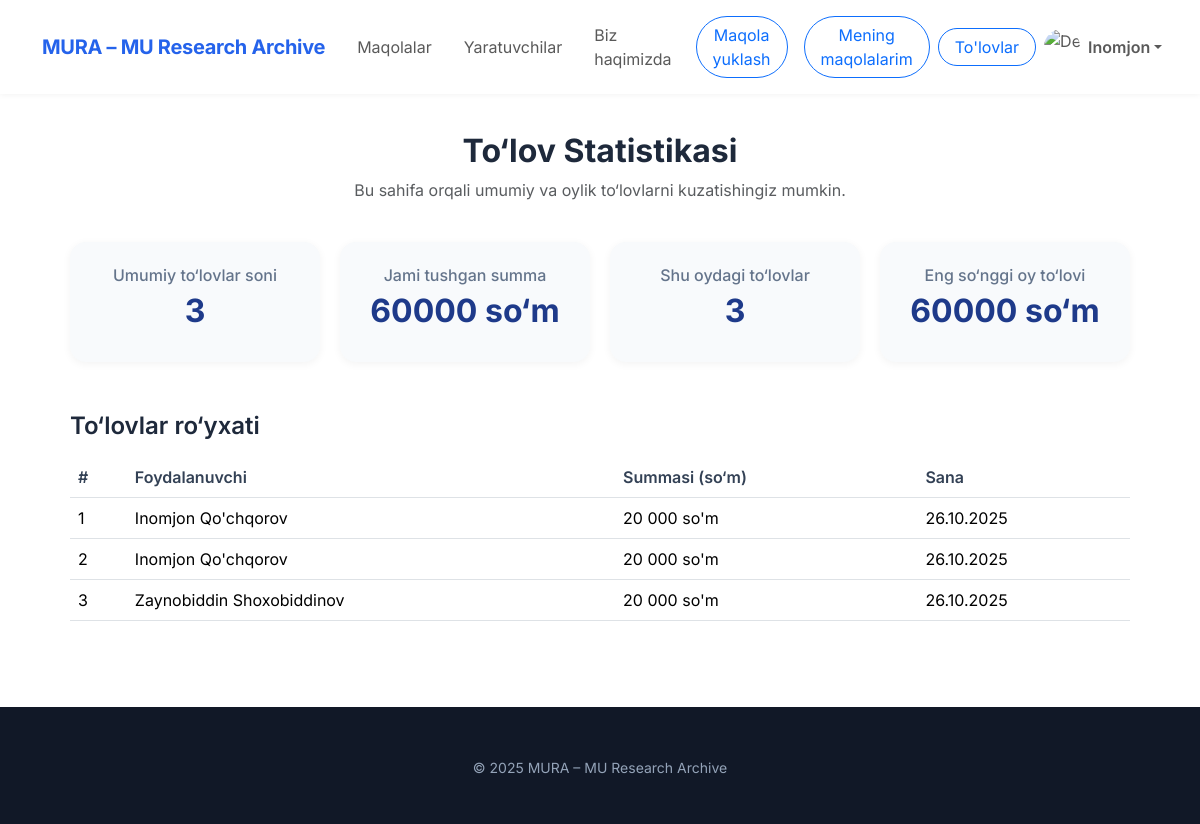
/payment-stats/ (signed in), run on the app's committed database.
### main/models.py (models this page shows, shortened)
class CustomUser(AbstractUser):
    avatar = models.ImageField(upload_to='media/avatars/', null=True, blank=True)

class Payment(models.Model):
    check_image = models.ImageField('checks/')
    paper = models.ForeignKey(Paper, on_delete=models.CASCADE)
    is_accepted = models.BooleanField(default=False)
    status = models.IntegerField(choices=[(1, 'sent'), (2, 'approved'), (3, 'denied')], default=1)
    paid_at = models.DateTimeField(auto_now_add=True)

class Paper(models.Model):
    STATUS_CHOICES = [
        (1, 'draft'),
        (2, 'on_process'),
        (3, 'declined'),
        (4, 'accepted'),
        (5, 'payment_process'),
        (6, 'blocked')
    ]
    owner = models.ForeignKey(CustomUser, on_delete=models.CASCADE)
    category = models.ForeignKey('Category', on_delete=models.SET_NULL, null=True)
    title = models.CharField(
        max_length=100,
        validators=[MinLengthValidator(1)],
        help_text="Sarlavha 10–255 belgidan iborat bo‘lishi kerak."
    )
    summary = models.TextField(
        max_length=500,
        validators=[MinLengthValidator(100)],
        help_text="Qisqacha mazmun kamida 100 ta belgidan iborat bo‘lishi kerak."
    )
    intro = models.TextField(
        max_length=500,
        validators=[MinLengthValidator(100)],
        help_text="Kirish qismi kamida 100 ta belgidan iborat bo‘lishi kerak."
    )
    file = models.FileField(upload_to='pdfs/')
    status = models.IntegerField(
        choices=STATUS_CHOICES,
        default=1,
        help_text="Maqolaning joriy holatini tanlang."
    )
    published_at = models.DateField(auto_now=True)
    keywords = models.CharField(
        max_length=100,
        validators=[MinLengthValidator(10)],
        help_text="Kalit so‘zlar 10–300 belgidan iborat bo‘lishi kerak."
    )
    pages = models.IntegerField(
        null=True,
        blank=True,
        help_text="Betlar soni 3–50 oralig‘ida bo‘lishi kerak."
    )
    organization = models.CharField(
        max_length=120,
        validators=[MinLengthValidator(1)],
        null=True,
        blank=True,
        help_text="Tashkilot nomi 5–120 belgidan iborat bo‘lishi kerak."
    )
    paid_at = models.DateTimeField(null=True, blank=True)
    reject_count = models.IntegerField(default=0)

### main/views.py (the view)
# urls.py: path('payment-stats/', payments_stats, name='payments_stats'),
@login_required(redirect_field_name='login')
def payments_stats(request):
    if request.user.is_superuser:
        now = timezone.now()
        total_payments = models.Payment.objects.filter(status = 2).count()
        total_sum = total_payments*20000
        monthly_payments = models.Payment.objects.filter(paid_at__year = now.year, paid_at__month = now.month, status = 2).count()
        monthly_sum = monthly_payments*20000
        payments = models.Payment.objects.filter(status = 2).order_by('-paid_at')
        context = {
            'total':total_payments,
            'total_sum':total_sum,
            'monthly':monthly_payments,
            'monthly_sum':monthly_sum,
            'payments':payments
        }
    else:
        return redirect('main')
    return render(request, 'payment-stats.html', context)

### templates/payment-stats.html (shortened to what this page needs)
{% extends "base.html" %}
{% load static %}
{% block style %}
<link href="https://cdn.jsdelivr.net/npm/bootstrap@5.3.3/dist/css/bootstrap.min.css" rel="stylesheet">
<link rel="stylesheet" href="{% static 'main/css/papers.css' %}">
{% endblock %}
{% block content %}
<section class="stats-container">
  <div class="stats-header">
    <h2 class="fw-bold">To‘lov Statistikasi</h2>
    <p class="text-muted">Bu sahifa orqali umumiy va oylik to‘lovlarni kuzatishingiz mumkin.</p>
  </div>
  <div class="stats-cards">
    <div class="stats-card">
      <h5>Umumiy to‘lovlar soni</h5>
      <h2>{{ total }}</h2>
    </div>
    <div class="stats-card">
      <h5>Jami tushgan summa</h5>
      <h2>{{ total_sum }} so‘m</h2>
    </div>
    <div class="stats-card">
      <h5>Shu oydagi to‘lovlar</h5>
      <h2>{{ monthly }}</h2>
    </div>
    <div class="stats-card">
      <h5>Eng so‘nggi oy to‘lovi</h5>
      <h2>{{ monthly_sum }} so‘m</h2>
    </div>
  </div>
  <div class="table-section">
    <h4 class="fw-semibold mb-3">To‘lovlar ro‘yxati</h4>
    <div class="table-responsive">
      <table class="table table-hover align-middle">
        <thead>
          <tr>
            <th>#</th>
            <th>Foydalanuvchi</th>
            <th>Summasi (so‘m)</th>
            <th>Sana</th>
          </tr>
        </thead>
        <tbody>
          {% for payment in payments %}
          <tr>
            <td>{{ forloop.counter }}</td>
            <td>{{ payment.paper.owner.first_name }} {{ payment.paper.owner.last_name }}</td>
            <td>20 000 so'm</td>
            <td>{{ payment.paid_at|date:"d.m.Y" }}</td>
          </tr>
          {% empty %}
          <tr>
            <td colspan="5" class="text-center text-muted py-3">To‘lovlar mavjud emas</td>
          </tr>
          {% endfor %}
        </tbody>
      </table>
    </div>
  </div>
</section>
{% endblock %}

### templates/base.html (shortened to what this page needs)
{% load static %}
<!DOCTYPE html>
<html lang="en">
<head>
    <link href="https://cdn.jsdelivr.net/npm/bootstrap@5.3.3/dist/css/bootstrap.min.css" rel="stylesheet"/>
    {% block style %}{% endblock %}
</head>
<body >
<nav class="navbar navbar-expand-lg fixed-top">
    <div class="container">
        <a class="navbar-brand" href="{% url 'main' %}">MURA – MU Research Archive</a>
        <div class="collapse navbar-collapse" id="navmenu">
            <ul class="navbar-nav ms-auto align-items-lg-center">
                <li class="nav-item"><a href="{% url 'all_papers' %}" class="nav-link px-3">Maqolalar</a></li>
                <li class="nav-item"><a href="{% url 'creators' %}" class="nav-link px-3">Yaratuvchilar</a></li>
                <li class="nav-item"><a href="{% url 'about' %}" class="nav-link px-3">Biz haqimizda</a></li>
                {% if user.is_authenticated %}
                    <li class="nav-item"><a href="{% url 'upload_paper' %}"
                                            class="m-lg-2 mb-2 px-3 btn btn-outline-primary rounded-pill">Maqola
                        yuklash</a></li>
                    <li class="nav-item"><a href="{% url 'my_papers' %}"
                                            class="px-3 m-lg-2 mb-2  btn btn-outline-primary rounded-pill">Mening maqolalarim</a>
                    </li>
                    {%if user.is_superuser%}
                    <li class="nav-item"><a href="{% url 'payments' %}"
                                            class="px-3 btn btn-outline-primary rounded-pill">To'lovlar</a>
                    </li>
                    {%endif%}
                    <li class="nav-item dropdown">
                        <a class="nav-link dropdown-toggle d-flex align-items-center" href="#" id="profileDropdown"
                           role="button" data-bs-toggle="dropdown" aria-expanded="false">
                            {% if user.avatar %}
                                <img src="{{ user.avatar.url }}" alt="Avatar" class="rounded-circle" width="36"
                                     height="36" style="object-fit: cover;">
                            {% else %}
                                <img src="https://cdn-icons-png.flaticon.com/512/847/847969.png" alt="Default Avatar"
                                     class="rounded-circle" width="36" height="36" style="object-fit: cover;">
                            {% endif %}
                            <span class="ms-2 fw-semibold">{{ user.first_name }}</span>
                        </a>
                    </li>
                {% else %}
                    <li class="nav-item"><a href="{% url 'login' %}"
                                            class="btn btn-primary btn-sm ms-lg-3 p-2 m-1 text-white">Kirish</a></li>
                    <li class="nav-item"><a href="{% url 'register' %}"
                                            class="btn btn-primary btn-sm ms-lg-3 p-2 m-1 text-white">Ro'yxatdan
                        o'tish</a></li>
                {% endif %}
            </ul>
        </div>
    </div>
</nav>
{% block content %}
{% endblock %}
<footer>
    <div class="container">
        <p>© 2025 MURA – MU Research Archive</p>
    </div>
</footer>
</body>
</html>

### main/static/main/css/papers.css (style rules this page uses)
body { font-family: 'Inter', sans-serif; background-color: #f9fafb; color: #1f2937; overflow-x: hidden; padding-top: 72px; }
nav { background-color: #ffffff; box-shadow: 0 1px 6px rgba(0, 0, 0, 0.05); }
.navbar-brand { font-weight: 700; color: #2563eb !important; letter-spacing: -0.3px; }
footer { text-align: center; padding: 50px 0 30px; background: #111827; color: #e5e7eb; font-size: .95rem; margin-top: 80px; }

### templates/payment-stats.html (style rules this page uses)
body { font-family: 'Inter', sans-serif; background-color: #ffffff; color: #1e293b; }
.stats-container { max-width: 1100px; margin: 40px auto; padding: 20px; }
.stats-header { text-align: center; margin-bottom: 40px; }
.stats-cards { display: grid; grid-template-columns: repeat(auto-fit, minmax(240px, 1fr)); gap: 20px; margin-bottom: 40px; }
.stats-card { background: #f8fafc; border-radius: 16px; padding: 24px; text-align: center; box-shadow: 0 2px 8px rgba(0,0,0,0.05); transition: 0.2s ease; }
.stats-card h5 { color: #64748b; font-size: 16px; margin-bottom: 6px; }
.stats-card h2 { color: #1e3a8a; font-weight: 700; }
.table-section { margin-top: 50px; }
.table thead { background-color: #f1f5f9; }
.table th { font-weight: 600; color: #334155; }
.table td { vertical-align: middle; }
footer { text-align: center; margin-top: 50px; color: #94a3b8; font-size: 14px; }

### data on the page
CustomUser: first_name "Inomjon"
Payment: paper.owner.first_name "Inomjon", paper.owner.last_name "Qo'chqorov", paid_at "26.10.2025"
Payment: paper.owner.first_name "Inomjon", paper.owner.last_name "Qo'chqorov", paid_at "26.10.2025"
Payment: paper.owner.first_name "Zaynobiddin", paper.owner.last_name "Shoxobiddinov", paid_at "26.10.2025"

### other printed values
{{ total }} "3"
{{ total_sum }} "60000"
{{ monthly }} "3"
{{ monthly_sum }} "60000"
